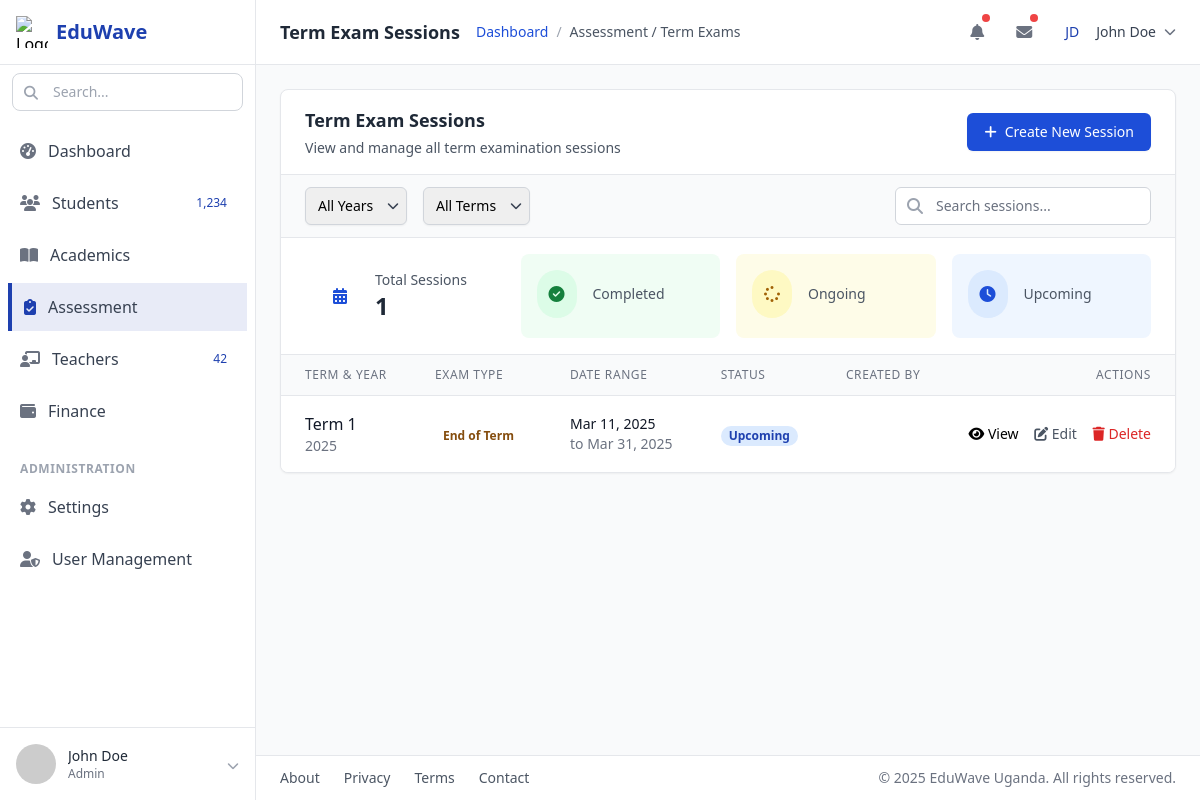
Before: /academics/term-exams/ (signed in) with the older database file.
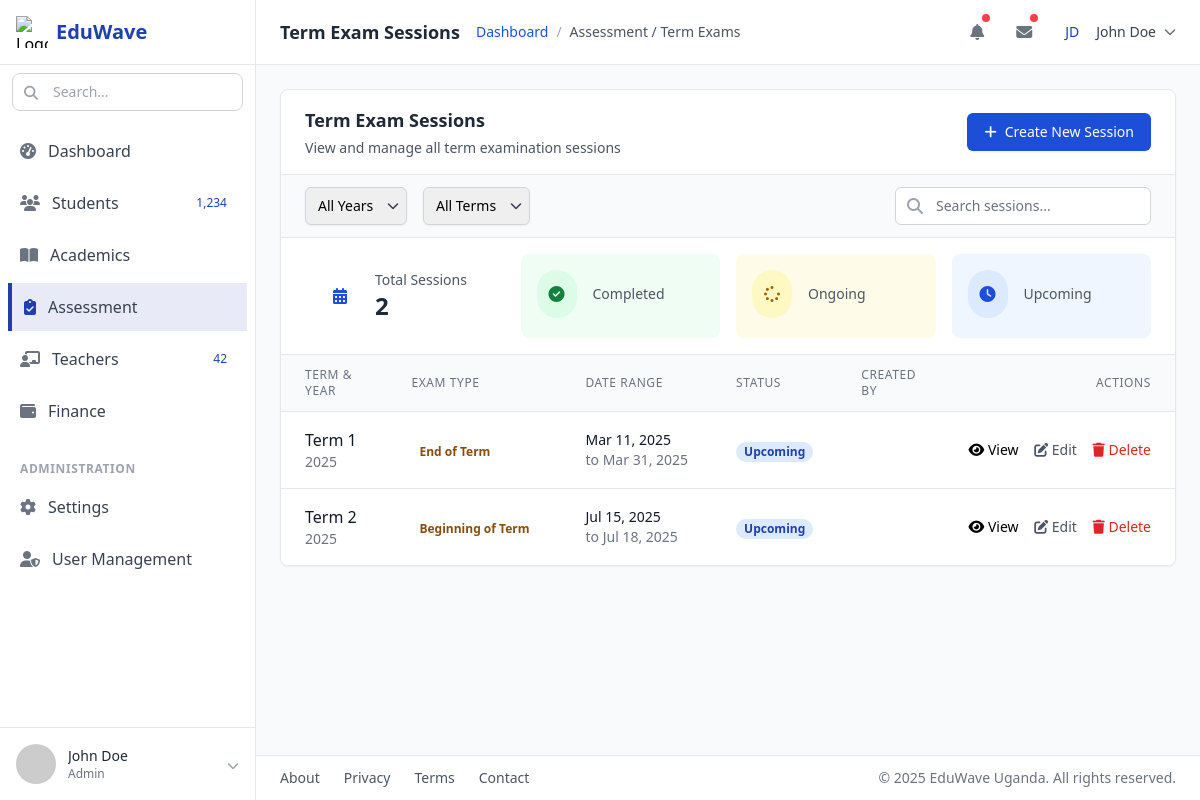
After: the same page with the newer database file.
### academic/models.py (models this page shows, shortened)
class TermExamSession(models.Model):
    class TermChoices(models.TextChoices):
        TERM_1 = "TERM_1", "Term 1"
        TERM_2 = "TERM_2", "Term 2"
        TERM_3 = "TERM_3", "Term 3"
    class ExamChoices(models.TextChoices):
        BOT = "BOT", "Beginning of Term"
        MOT = "MOT", "Mid of Term"
        EOT = "EOT", "End of Term"
    term_name = models.CharField(max_length=10, choices=TermChoices.choices,
                                 verbose_name="Term Name", help_text="Select the term for this exam session")
    year = models.PositiveIntegerField(default=datetime.date.today().year, choices=academic_year_choices,
                                       verbose_name="Academic Year", help_text="Select the academic year for this exam session", db_index=True)
    exam_type = models.CharField(max_length=3, choices=ExamChoices.choices,
                                 verbose_name="Exam Type", help_text="Select the type of examination")
    start_date = models.DateField(help_text="Start date of the exam session")
    end_date = models.DateField(help_text="End date of the exam session")
    created_by = models.ForeignKey(Teacher, on_delete=models.PROTECT,
                                   related_name="terms", help_text="Teacher who created this exam session")
    created = models.DateTimeField(auto_now_add=True)
    updated = models.DateTimeField(auto_now=True)
    class Meta:
        db_table = "term_exam_session"
        ordering = ["-year", "term_name"]
        unique_together = ("term_name", "year", "exam_type")
        indexes = [
            models.Index(fields=['-year', 'term_name']),
            models.Index(fields=['term_name', 'year', 'exam_type']),
        ]

### academic/views.py (the view)
# urls.py: path('term-exams/', views.TermExamListView.as_view(), name='term_exam_list'),
class TermExamListView(LoginRequiredMixin, ListView):
    model = TermExamSession
    template_name = 'reports/term_exam_list.html'
    context_object_name = 'term_exams'
    paginate_by = 10
    ordering = ['-year', 'term_name']
    def get_queryset(self):
        queryset = super().get_queryset()
        year = self.request.GET.get('year')
        if year and year.isdigit():
            queryset = queryset.filter(year=int(year))
        term = self.request.GET.get('term')
        if term in dict(TermExamSession.TermChoices.choices):
            queryset = queryset.filter(term_name=term)
        return queryset.select_related('created_by').prefetch_related('mark_summaries')
    def get_context_data(self, **kwargs):
        context = super().get_context_data(**kwargs)
        context['active_tab'] = 'assessment'
        current_year = timezone.now().year
        context['year_choices'] = range(current_year - 5, current_year + 2)
        context['selected_year'] = self.request.GET.get('year', '')
        context['selected_term'] = self.request.GET.get('term', '')
        page_obj = context['page_obj']
        context['total_results'] = page_obj.paginator.count
        context['showing_start'] = page_obj.start_index()
        context['showing_end'] = page_obj.end_index()
        context['term_choices'] = TermExamSession.TermChoices.choices
        return context

### academic/templates/reports/term_exam_list.html (shortened to what the changed rows need)
{% extends "base.html" %}
{% block page_title %}Term Exam Sessions{% endblock %}
{% block content %}
<div class="bg-white rounded-lg shadow-sm border border-gray-200 overflow-hidden mb-6">
  <div class="px-6 py-4 border-b border-gray-200 flex flex-col sm:flex-row sm:items-center sm:justify-between">
    <div>
      <h2 class="text-lg font-semibold text-gray-800">Term Exam Sessions</h2>
    </div>
  </div>
  <div class="grid grid-cols-1 md:grid-cols-4 gap-4 px-6 py-4 bg-white border-b border-gray-200">
    <div class="bg-primary-50 rounded-lg p-4">
      <div class="flex items-center">
        <div>
          <p class="text-sm font-medium text-gray-600">Total Sessions</p>
          <p class="text-2xl font-semibold text-gray-800">{{ total_results }}</p>
        </div>
      </div>
    </div>
  </div>
  <div class="overflow-x-auto">
    <table class="min-w-full divide-y divide-gray-200">
      <thead class="bg-gray-50">
        <tr>
          <th scope="col" class="px-6 py-3 text-left text-xs font-medium text-gray-500 uppercase tracking-wider">
            Term & Year
          </th>
          <th scope="col" class="px-6 py-3 text-left text-xs font-medium text-gray-500 uppercase tracking-wider">
            Exam Type
          </th>
          <th scope="col" class="px-6 py-3 text-left text-xs font-medium text-gray-500 uppercase tracking-wider">
            Date Range
          </th>
          <th scope="col" class="px-6 py-3 text-left text-xs font-medium text-gray-500 uppercase tracking-wider">
            Status
          </th>
          <th scope="col" class="px-6 py-3 text-left text-xs font-medium text-gray-500 uppercase tracking-wider">
            Created By
          </th>
          <th scope="col" class="px-6 py-3 text-right text-xs font-medium text-gray-500 uppercase tracking-wider">
            Actions
          </th>
        </tr>
      </thead>
      <tbody class="bg-white divide-y divide-gray-200">
        {% for exam in term_exams %}
        <tr class="hover:bg-gray-50">
          <td class="px-6 py-4 whitespace-nowrap">
            <div class="font-medium text-gray-900">{{ exam.get_term_name_display }}</div>
            <div class="text-sm text-gray-500">{{ exam.year }}</div>
          </td>
          <td class="px-6 py-4 whitespace-nowrap">
            <span class="px-2 inline-flex text-xs leading-5 font-semibold rounded-full bg-accent-100 text-accent-800">
              {{ exam.get_exam_type_display }}
            </span>
          </td>
          <td class="px-6 py-4 whitespace-nowrap">
            <div class="text-sm text-gray-900">{{ exam.start_date|date:"M d, Y" }}</div>
            <div class="text-sm text-gray-500">to {{ exam.end_date|date:"M d, Y" }}</div>
          </td>
          <td class="px-6 py-4 whitespace-nowrap">
            {% if exam.end_date < today %}
            <span class="px-2 inline-flex text-xs leading-5 font-semibold rounded-full bg-green-100 text-green-800">
              Completed
            </span>
            {% elif exam.start_date <= today and exam.end_date >= today %}
            <span class="px-2 inline-flex text-xs leading-5 font-semibold rounded-full bg-yellow-100 text-yellow-800">
              Ongoing
            </span>
            {% else %}
            <span class="px-2 inline-flex text-xs leading-5 font-semibold rounded-full bg-blue-100 text-blue-800">
              Upcoming
            </span>
            {% endif %}
          </td>
          <td class="px-6 py-4 whitespace-nowrap text-sm text-gray-500">
          </td>
          <td class="px-6 py-4 whitespace-nowrap text-right text-sm font-medium">
            <a href="{% url 'term_exam_detail' exam.id %}" class="text-primary-600 hover:text-primary-900 mr-3">
              <i class="fas fa-eye"></i> View
            </a>
            <a href="#" class="text-gray-600 hover:text-gray-900 mr-3">
              <i class="fas fa-edit"></i> Edit
            </a>
            <a href="#" class="text-red-600 hover:text-red-900">
              <i class="fas fa-trash"></i> Delete
            </a>
          </td>
        </tr>
        {% empty %}
        <tr>
          <td colspan="6" class="px-6 py-4 text-center text-sm text-gray-500">
            No term exam sessions found. Create one to get started.
          </td>
        </tr>
        {% endfor %}
      </tbody>
    </table>
  </div>
</div>
{% endblock %}

Changed rows visible on the page:
added TermExamSession: term_name "Term 2", year "2025", exam_type "Beginning of Term", start_date "Jul 15, 2025", end_date "Jul 18, 2025", shows "Upcoming"
Other visible differences:
{{ total_results }}: "1" → "2"
